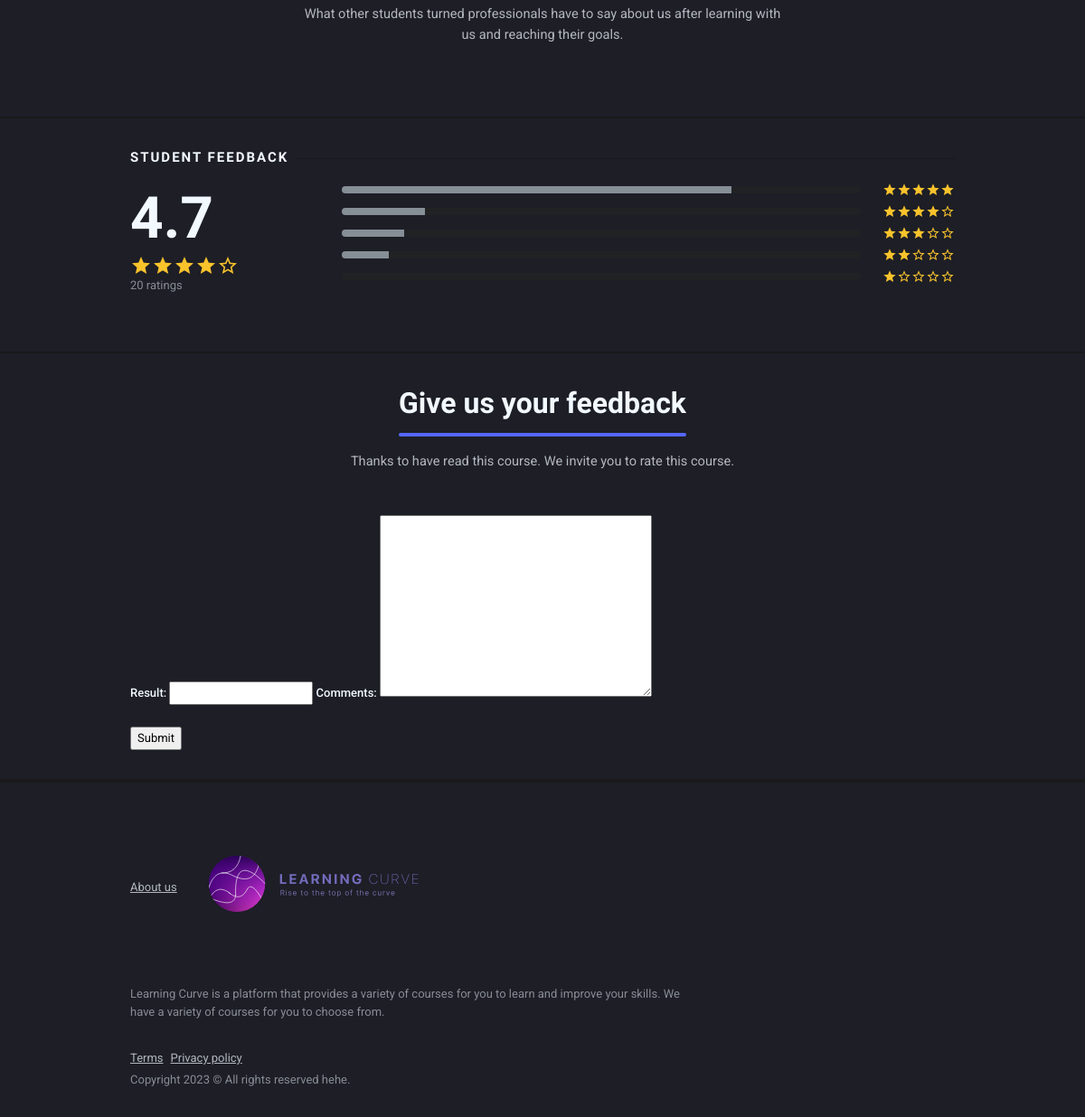
Page /learningcurveapp/coursefeedback/1/student/ (signed in, lower part) on the earlier database version.
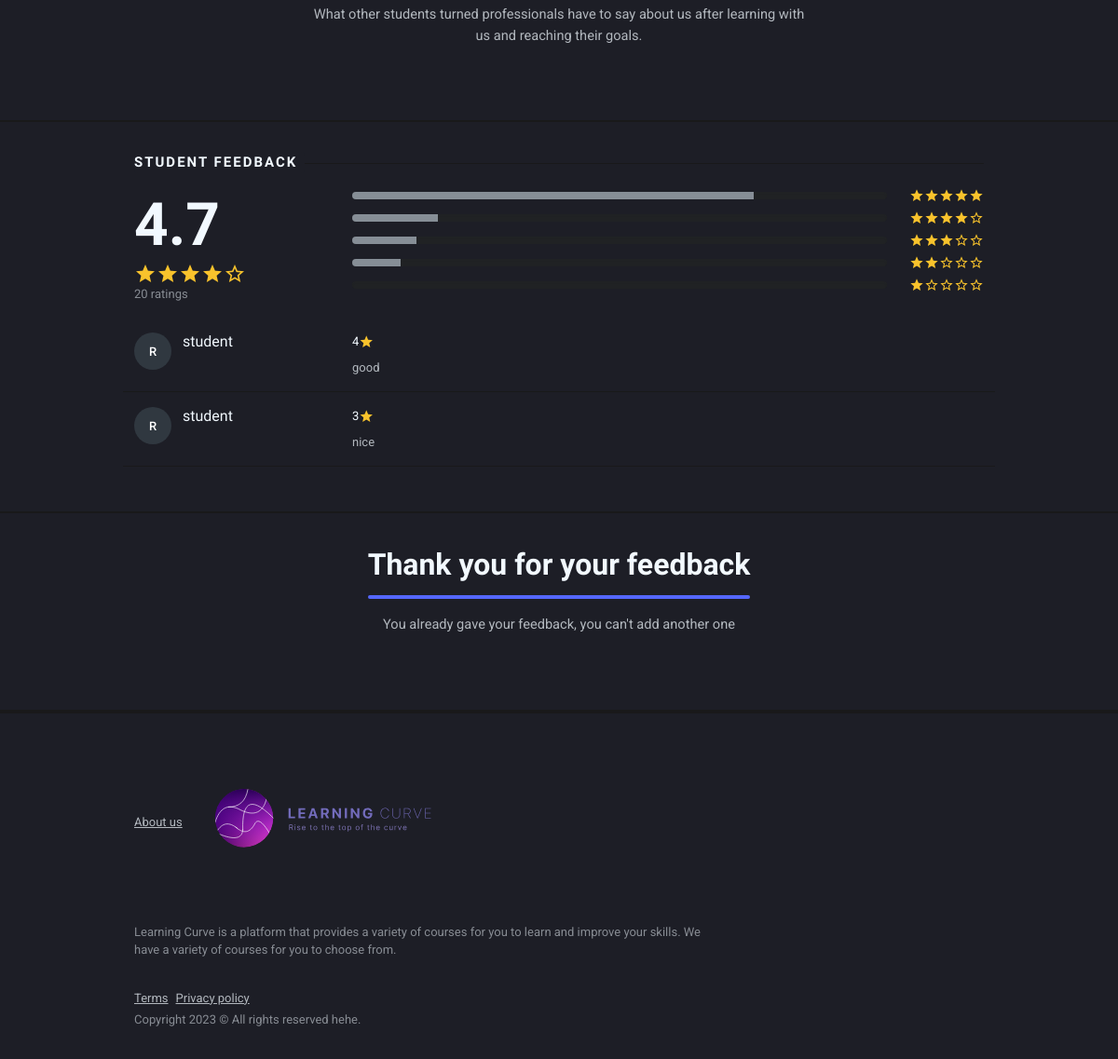
Same page on the later database version.
### learningcurveapp/models.py (models this page shows, shortened)
class CourseRate(models.Model):
    student = models.ForeignKey(Student, on_delete=models.CASCADE, related_name="course_rate_student",default='')
    course = models.ForeignKey(Course, on_delete=models.CASCADE, related_name="course_rate",default='')
    result = models.PositiveSmallIntegerField(validators=[MinValueValidator(0), MaxValueValidator(5)])
    comments = models.TextField()

class Student(models.Model):
    user = models.OneToOneField(User, on_delete=models.CASCADE)
    profile=models.ImageField(null=True)
    points = models.PositiveSmallIntegerField( default=0)
    def __str__(self) -> str:
            return  self.user.__str__()

### learningcurveapp/views.py (the view)
# urls.py: path('coursefeedback/<int:id>/<str:role>/', views.coursefeedback, name='coursefeedback'),
@login_required
def coursefeedback(request,role,id):
    course=Course.objects.get(id=id)
    course_rates = CourseRate.objects.filter(course=course)
    response=False
    if(role=='student'):
        student = Student.objects.get(user=request.user)
        course= Course.objects.get(id=id)
        response = CourseRate.objects.filter(student=student, course=course).exists()
    return render(request, 'learningcurveapp/coursefeedback.html',{'course_rates':course_rates,'course':course,'role':role,'form':CourseRateForm(),'response':response})

### learningcurveapp/views.py
class CourseRateForm(forms.ModelForm):
    class Meta:
        model = CourseRate
        fields = ['result', 'comments']

### learningcurveapp/templates/learningcurveapp/coursefeedback.html (shortened to what the changed rows need)
<!DOCTYPE html>
<html lang="en"
      dir="ltr"
      class="dark-mode">
<head>
    {% load static %}
    <link type="text/css"
          href="https://cdnjs.cloudflare.com/ajax/libs/spinkit/1.2.5/spinkit.min.css"
          rel="stylesheet">
    <link type="text/css"
          href="https://cdnjs.cloudflare.com/ajax/libs/jquery.perfect-scrollbar/1.5.2/css/perfect-scrollbar.min.css"
          rel="stylesheet">
    <link type="text/css"
          href="https://cdnjs.cloudflare.com/ajax/libs/font-awesome/5.15.3/css/all.min.css"
          rel="stylesheet">
    <link type="text/css"
          href="{% static 'learningcurveapp/css/preloader.css' %}"
          rel="stylesheet">
    <link type="text/css"
          href="{% static 'learningcurveapp/css/app.css' %}"
          rel="stylesheet">
    <link type="text/css"
          href="{% static 'learningcurveapp/css/dark.css' %}"
          rel="stylesheet">
</head>
<body class="layout-app ">
<div class="mdk-drawer-layout js-mdk-drawer-layout"
     data-push
     data-responsive-width="992px">
    <div class="mdk-drawer-layout__content page-content">
        <div class="page-section  border-bottom-2">
            <div class="container page__container">
                {% for c in course_rates %}
                <div class="pb-16pt mb-16pt border-bottom row">
                    <div class="col-md-3 mb-16pt mb-md-0">
                        <div class="d-flex">
                            <a href="student-profile.html"
                               class="avatar avatar-sm mr-12pt">
                                <span class="avatar-title rounded-circle">R</span>
                            </a>
                            <div class="flex">
                                <a href="student-profile.html"
                                   class="card-title">{{c.student}}</a>
                            </div>
                        </div>
                    </div>
                    <div class="col-md-9">
                        <div class="rating mb-8pt">
                            {{c.result}}
                            <span class="rating__item"><span class="material-icons">star</span></span>
                        </div>
                        <p class="text-70 mb-0">{{c.comments}}</p>
                    </div>
                </div>
                {% endfor %}
            </div>
        </div>
        {% if role == 'student' %}
            {% if  response %}
            <div class="page-section border-bottom-2">
                <div class="container">
                    <div class="page-headline text-center">
                        <h2>Thank you for your feedback</h2>
                        <p class="lead text-70 measure-lead mx-auto">You already gave your feedback, you can't add another one</p>
                    </div>
                </div>
            </div>
        {% else %}
        <div class="page-section border-bottom-2">
            <div class="container">
                <div class="page-headline text-center">
                    <h2>Give us your feedback</h2>
                    <p class="lead text-70 measure-lead mx-auto">Thanks to have read this course. We invite you to rate this course.</p>
                </div>
                <form method="post" action="{% url 'student-feedback' id=course.id %}"  enctype="multipart/form-data">
                    {{ form }}
                    <br><br>
                    <input id="add" type="submit" value="Submit">
                </form>
            </div>
        </div>
        {% endif %}
        {% endif %}
    </div>
</div>
</body>
</html>

Differences in the rows shown:
added CourseRate: student "student", result "4", comments "good"
added CourseRate: student "student", result "3", comments "nice"
Other differences:
form field value: "Submit" → (not shown)
text no longer shown: "Give us your feedback Thanks to have read this course. We invite you to rate this course. Result: Comments:"
text now shown: "Thank you for your feedback You already gave your feedback, you can't add another one"
